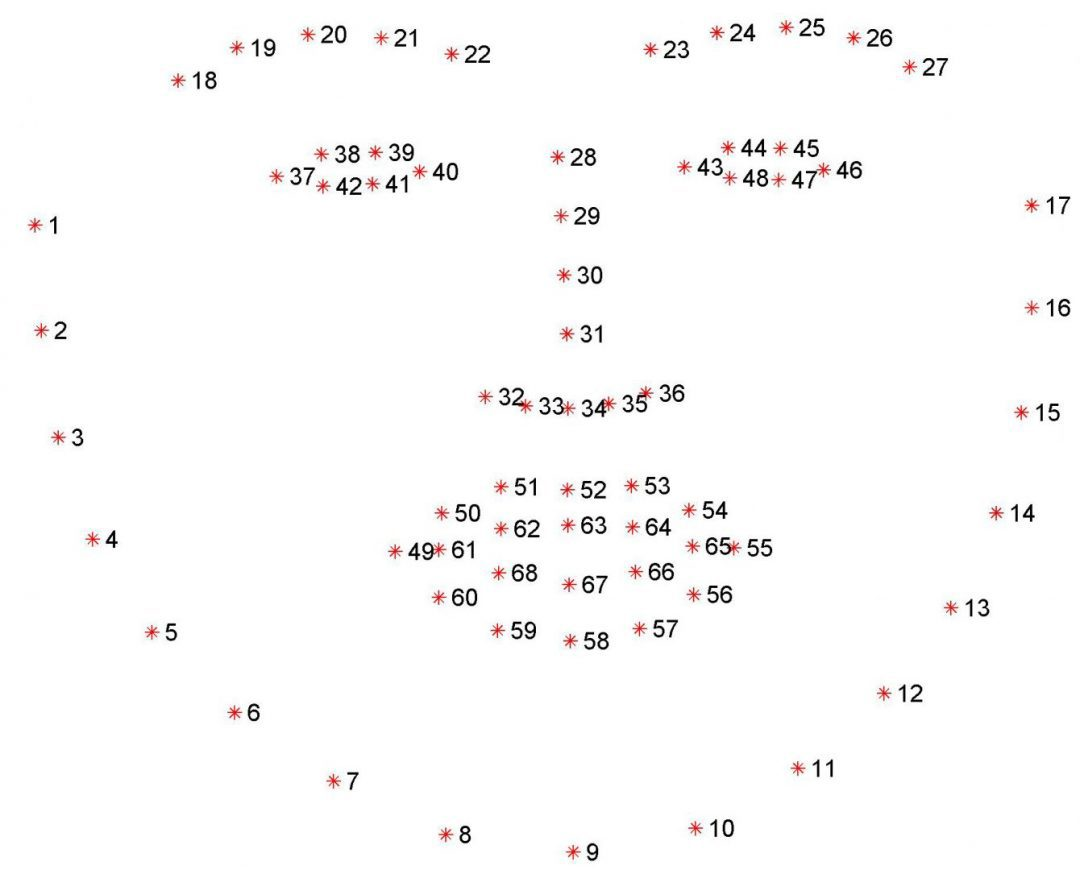
#> input picture facial_landmarks_68markup.jpg, 1080 x 870 px; its folder holds only this picture in this run
$ python util_crop.py . out.png 5 100
#> lines starting #> are read from the running program, lines starting #| are printed output that depends on the picture
import cv2
import numpy as np
import sys
import os

#python util_crop.py /Users/rtous/Dropbox/recerca/PAPERS/2024_seg4art/results/jump2/imagesFull /Users/rtous/Dropbox/recerca/PAPERS/2024_seg4art/results/jump2/small 0 500
#python util_crop.py /Users/rtous/Dropbox/recerca/PAPERS/2024_seg4art/results/jump2/out_opencv /Users/rtous/Dropbox/recerca/PAPERS/2024_seg4art/results/jump2/small 0 500

#python util_crop.py /Users/rtous/Dropbox/recerca/PAPERS/2024_seg4art/results/running1/imagesFull /Users/rtous/Dropbox/recerca/PAPERS/2024_seg4art/results/running1/small 400 600
#python util_crop.py /Users/rtous/Dropbox/recerca/PAPERS/2024_seg4art/results/running1/out_opencv /Users/rtous/Dropbox/recerca/PAPERS/2024_seg4art/results/running1/small 400 600

#python util_crop.py /Users/rtous/Dropbox/recerca/PAPERS/2024_seg4art/results/man_walk_1/imagesFull /Users/rtous/Dropbox/recerca/PAPERS/2024_seg4art/results/man_walk_1/small 250 500
#python util_crop.py /Users/rtous/Dropbox/recerca/PAPERS/2024_seg4art/results/man_walk_1/out_opencv /Users/rtous/Dropbox/recerca/PAPERS/2024_seg4art/results/man_walk_1/small 250 500

#python util_crop.py /Users/rtous/Dropbox/recerca/PAPERS/2024_seg4art/results/shuffle2/imagesFull /Users/rtous/Dropbox/recerca/PAPERS/2024_seg4art/results/shuffle2/small 250 500
#python util_crop.py /Users/rtous/Dropbox/recerca/PAPERS/2024_seg4art/results/shuffle2/out_opencv /Users/rtous/Dropbox/recerca/PAPERS/2024_seg4art/results/shuffle2/small 250 500

#python util_crop.py /Users/rtous/Dropbox/recerca/PAPERS/2024_seg4art/results/arizona3/imagesFull /Users/rtous/Dropbox/recerca/PAPERS/2024_seg4art/results/arizona3/small 250 500
#python util_crop.py /Users/rtous/Dropbox/recerca/PAPERS/2024_seg4art/results/arizona3/out_opencv /Users/rtous/Dropbox/recerca/PAPERS/2024_seg4art/results/arizona3/small 250 500

#python util_crop.py /Users/rtous/Dropbox/recerca/PAPERS/2024_seg4art/results/fbd5/imagesFull /Users/rtous/Dropbox/recerca/PAPERS/2024_seg4art/results/fbd5/small 100 400
#python util_crop.py /Users/rtous/Dropbox/recerca/PAPERS/2024_seg4art/results/fbd5/out_opencv /Users/rtous/Dropbox/recerca/PAPERS/2024_seg4art/results/fbd5/small 100 400

#python util_crop.py /Users/rtous/Dropbox/recerca/PAPERS/2024_seg4art/results/arizona1/imagesFull /Users/rtous/Dropbox/recerca/PAPERS/2024_seg4art/results/arizona1/small 300 400
#python util_crop.py /Users/rtous/Dropbox/recerca/PAPERS/2024_seg4art/results/arizona1/out_opencv /Users/rtous/Dropbox/recerca/PAPERS/2024_seg4art/results/arizona1/small 300 400

#python util_crop.py /Users/rtous/Dropbox/recerca/PAPERS/2024_seg4art/results/ruben2/imagesFull /Users/rtous/Dropbox/recerca/PAPERS/2024_seg4art/results/ruben2/small 300 400
#python util_crop.py /Users/rtous/Dropbox/recerca/PAPERS/2024_seg4art/results/ruben2/out_opencv /Users/rtous/Dropbox/recerca/PAPERS/2024_seg4art/results/ruben2/small 300 400


if __name__ == "__main__":

    inputpath = sys.argv[1]
    outputpath = sys.argv[2]
    FROM_X = int(sys.argv[3])
    SIZE = int(sys.argv[4])

    for filename in sorted(os.listdir(inputpath)):
        if filename.lower().endswith(('.png', '.jpg', '.jpeg', '.tiff', '.bmp', '.gif')):# and filename=="00066.png":
            print("process("+inputpath+"/"+filename+", "+outputpath+")")
            #Read image with opencv
            img = cv2.imread(os.path.join(inputpath, filename), cv2.IMREAD_UNCHANGED)
#> img is the input picture: shape (870, 1080, 3); mean B, G, R 250.7, 250.7, 251.3
            assert img is not None, "file could not be read, check with os.path.exists()"

            #crop_img = img[0:, FROM_X:FROM_X+SIZE]
            crop_img = img[:, FROM_X:FROM_X+SIZE]
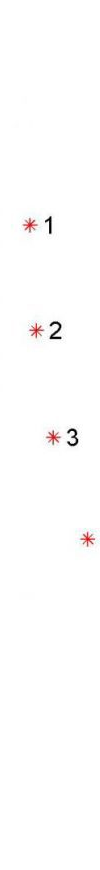
#> crop_img: shape (870, 100, 3); mean B, G, R 253.5, 253.5, 253.9

            #b_channel, g_channel, r_channel = cv2.split(crop_img)
            #alpha_channel = np.zeros(b_channel.shape, dtype=b_channel.dtype)
            #img_BGRA = cv2.merge((b_channel, g_channel, r_channel, alpha_channel))

            cv2.imwrite(os.path.join(outputpath, filename), crop_img)
